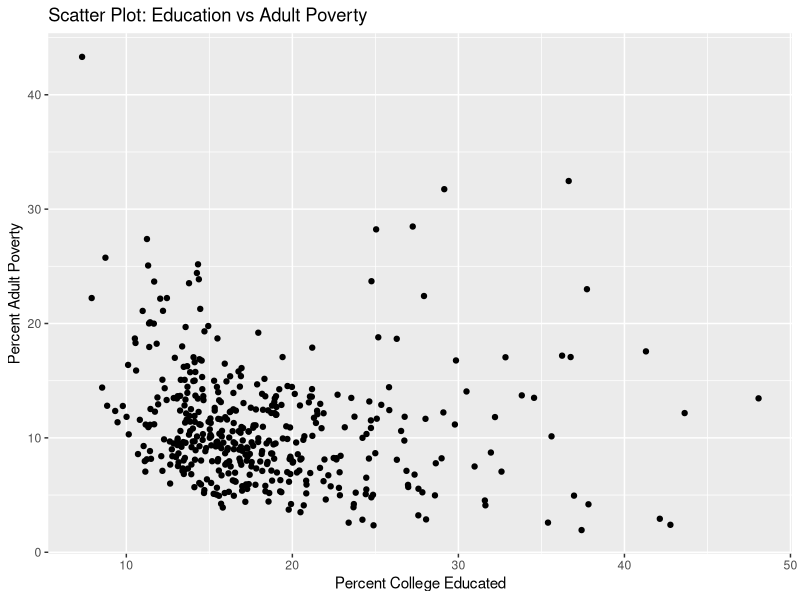
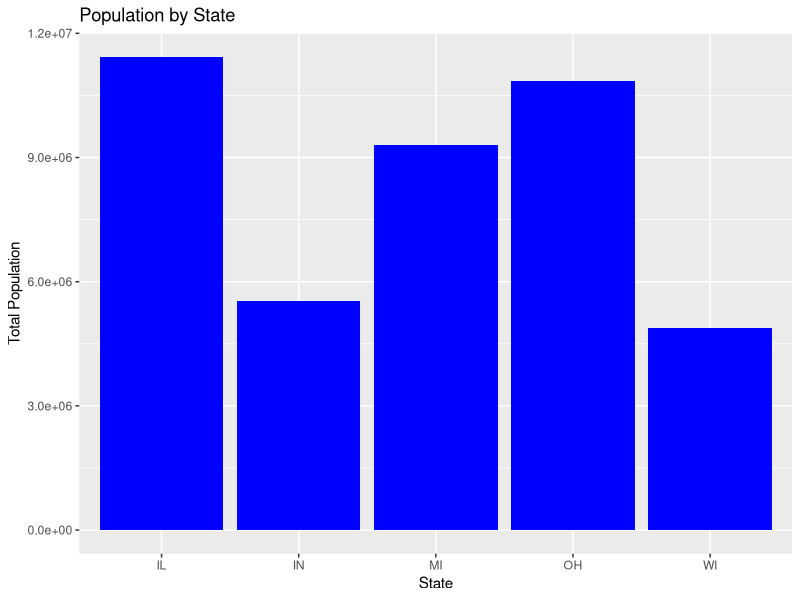
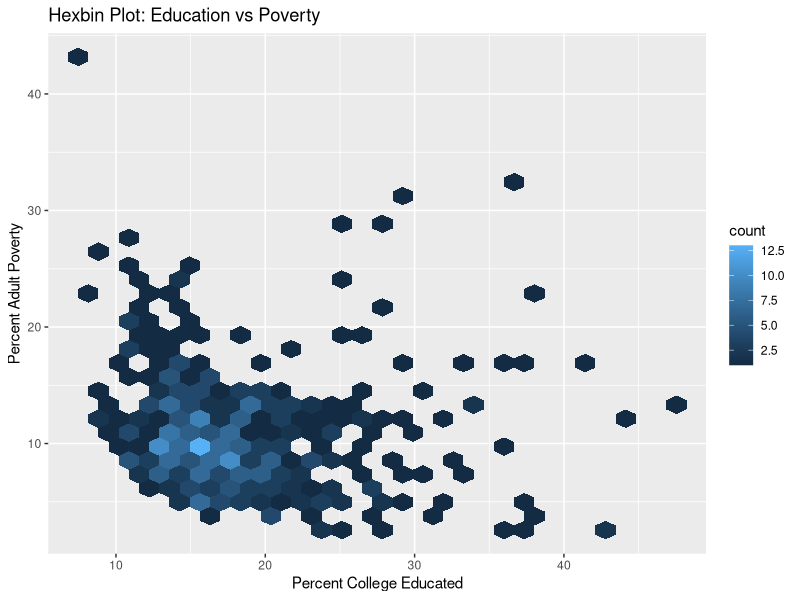
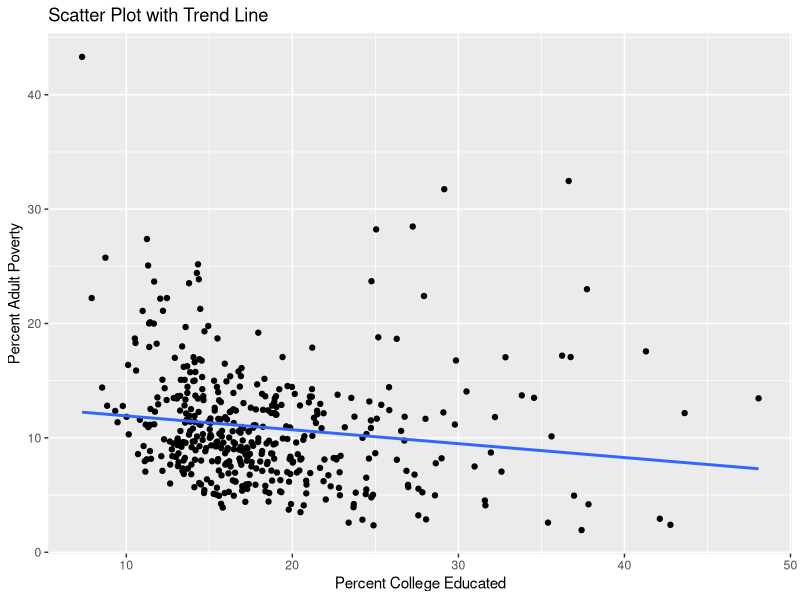
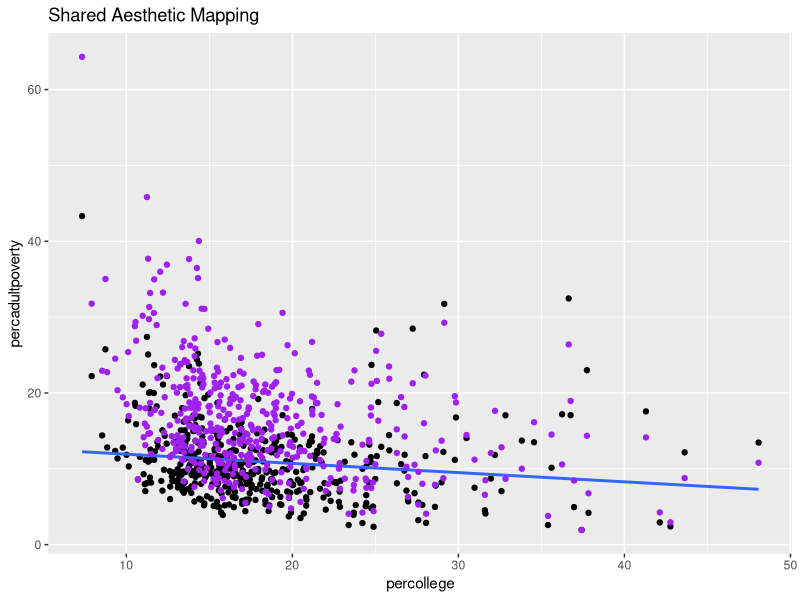
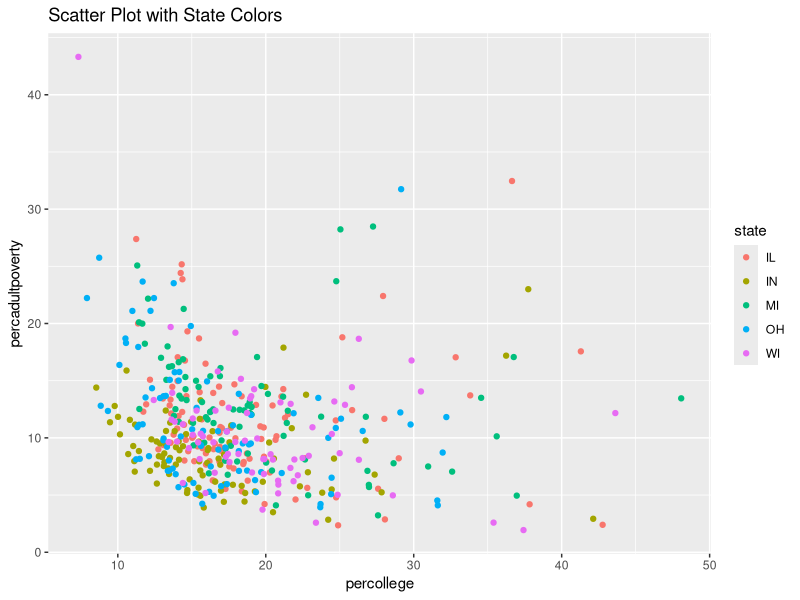
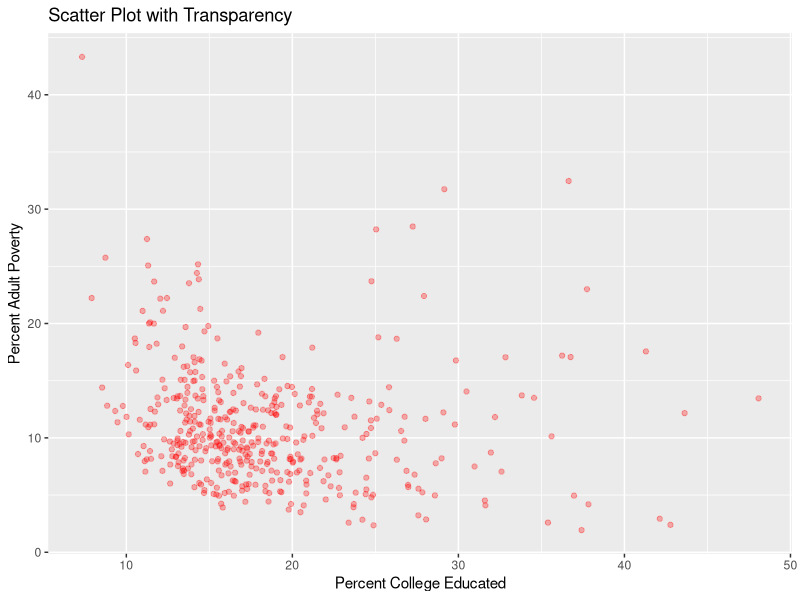

R code for these plots, in order:
# Step 1: Install ggplot2 (run only once)
install.packages("ggplot2")

# Step 2: Load library
library(ggplot2)

# Step 3: Load dataset
data("midwest", package = "ggplot2")

# View dataset
View(midwest)

# 1. Scatter Plot
ggplot(data = midwest) + 
  geom_point(mapping = aes(x = percollege, y = percadultpoverty)) +
  labs(title = "Scatter Plot: Education vs Adult Poverty",
       x = "Percent College Educated",
       y = "Percent Adult Poverty")

# 2. Bar Chart (Population by State)
ggplot(data = midwest) + 
  geom_col(mapping = aes(x = state, y = poptotal), fill = "blue") +
  labs(title = "Population by State",
       x = "State",
       y = "Total Population")

# 3. Hexagonal Heatmap
ggplot(data = midwest) + 
  geom_hex(mapping = aes(x = percollege, y = percadultpoverty)) +
  labs(title = "Hexbin Plot: Education vs Poverty",
       x = "Percent College Educated",
       y = "Percent Adult Poverty")

# 4. Scatter Plot with Smooth Line
ggplot(data = midwest) + 
  geom_point(mapping = aes(x = percollege, y = percadultpoverty)) + 
  geom_smooth(mapping = aes(x = percollege, y = percadultpoverty), method = "lm", se = FALSE) +
  labs(title = "Scatter Plot with Trend Line",
       x = "Percent College Educated",
       y = "Percent Adult Poverty")

# 5. Shared Aesthetic Mapping
ggplot(data = midwest, aes(x = percollege, y = percadultpoverty)) + 
  geom_point() +
  geom_smooth(method = "lm", se = FALSE) +
  geom_point(aes(y = percchildbelowpovert), color = "purple") +
  labs(title = "Shared Aesthetic Mapping")

# 6. Color Mapping by State
ggplot(data = midwest) + 
  geom_point(aes(x = percollege, y = percadultpoverty, color = state)) +
  labs(title = "Scatter Plot with State Colors")

# 7. Constant Color and Transparency
ggplot(data = midwest) + 
  geom_point(aes(x = percollege, y = percadultpoverty), 
             color = "red", alpha = 0.3) +
  labs(title = "Scatter Plot with Transparency",
       x = "Percent College Educated",
       y = "Percent Adult Poverty")
